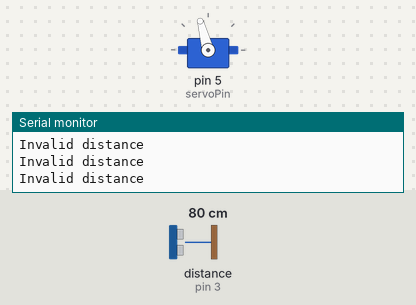
A sketch run on a simulated Arduino Uno, built with avr-gcc and run on an emulated ATmega328P. Shown: servo, the last lines printed to the serial monitor. Wiring (inferred from the names in the program): ultrasonic range finder: trigger pin 2; echo pin 3. The inputs (shaded band) are chosen by the test bench; at power-on: distance to the obstacle (sensor on pin 3) 80 cm. The echo pulse lasts 58.3 µs per cm.

Above: at 1.7 s.
1.8 s: distance to the obstacle (sensor on pin 3) set to 18 cm
4.8 s: distance to the obstacle (sensor on pin 3) set to 2 cm
At 6.0 s:
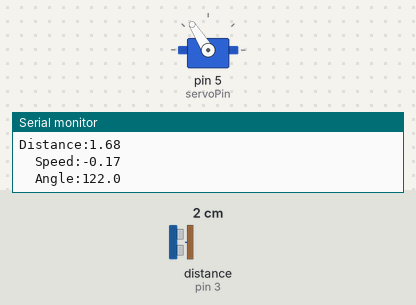
7.8 s: distance to the obstacle (sensor on pin 3) set to 35 cm
At 8.9 s:
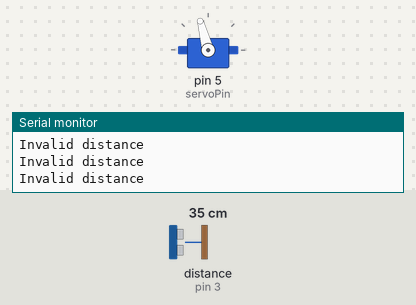
Timing chart, 0 to 10.8 s (numbered marks = the images above; inputs shaded):
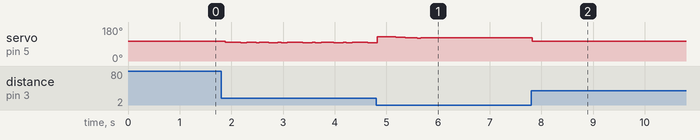

The sketch:

Advance4-2.ino
```cpp
#include <Servo.h>

Servo motor;

// 接腳
const int trigPin = 2;
const int echoPin = 3;
const int servoPin = 5;

// 馬達設定
const int horizontalAngle = 105;
const int maxAngleChange = 24;


// 速度每增加 1 cm/s，馬達修正多少度
float targetDistance = 13;
float positionGain = -1.5;  // 位置修正強度，先從這個值測試
float speedGain = -0.8;

// 如果控制方向相反，改成 -1
int direction = -1;

// 測距設定：依照軌道長度調整
const float minDistance = 0;
const float maxDistance = 24;
const unsigned long sampleInterval = 60;  // 毫秒

float distance = 0;
float lastDistance = 0;
float speed = 0;
float smoothSpeed = 0;
float angle = 90;

unsigned long lastSampleTime = 0;
unsigned long lastMeasureTime = 0;

bool firstMeasure = true;

// 用超音波量距離，單位 cm
float measureDistance() {
  digitalWrite(trigPin, LOW);
  delayMicroseconds(2);

  digitalWrite(trigPin, HIGH);
  delayMicroseconds(10);
  digitalWrite(trigPin, LOW);

  unsigned long echoTime = pulseIn(echoPin, HIGH, 10000);

  // 沒收到回波
  if (echoTime == 0) {
    return -1;
  }

  return echoTime * 0.0343 / 2;
}

void setup() {
  Serial.begin(115200);

  pinMode(trigPin, OUTPUT);
  pinMode(echoPin, INPUT);
  digitalWrite(trigPin, LOW);

  motor.attach(servoPin);
  motor.write(horizontalAngle);

  delay(500);
}

void loop() {
  unsigned long currentTime = millis();

  // 每隔約 60 ms 測量一次
  if (currentTime - lastSampleTime < sampleInterval) {
    return;
  }

  lastSampleTime = currentTime;

  distance = measureDistance();
  unsigned long measureTime = millis();

  // 距離無效時，回到水平並重新開始測量
  if (distance < minDistance || distance > maxDistance) {
    motor.write(horizontalAngle);
    firstMeasure = true;
    smoothSpeed = 0;

    Serial.println("Invalid distance");
    return;
  }

  // 第一次只有位置，還不能算速度
  if (firstMeasure) {
    lastDistance = distance;
    lastMeasureTime = measureTime;
    firstMeasure = false;

    motor.write(horizontalAngle);
    return;
  }

  // 經過的時間，換成秒
  float timePassed = (measureTime - lastMeasureTime) / 1000.0;

  if (timePassed <= 0) {
    return;
  }

  // 正值：遠離感測器；負值：靠近感測器
  speed = (distance - lastDistance) / timePassed;

  lastDistance = distance;
  lastMeasureTime = measureTime;

  // 平滑速度，減少量測雜訊造成的抖動
  smoothSpeed = 0.35 * speed + 0.65 * smoothSpeed;

  float controlSpeed = smoothSpeed;

  // 速度很小時視為停止
  if (abs(controlSpeed) < 1.0) {
    controlSpeed = 0;
  }

  // 反向傾斜，抵消球的速度
 float positionError = targetDistance - distance;

 float angleChange = direction * (
  positionGain * positionError - speedGain * controlSpeed
 );

  if (abs(positionError) < 1.5 &&
      abs(smoothSpeed) < 1) {
    angleChange = 0;
  }

  angleChange = constrain(
    angleChange,
    -float(maxAngleChange),
    float(maxAngleChange)
  );

  angle = horizontalAngle + angleChange;
  motor.write(int(angle + 0.5));

  // Serial Monitor / Plotter 選擇 115200 baud
  Serial.print("Distance:");
  Serial.println(distance, 2);

  Serial.print("\tSpeed:");
  Serial.println(smoothSpeed, 2);

  Serial.print("\tAngle:");
  Serial.println(angle, 1);
}
```

Measured:
- after the input at 7.8 s, servo on pin 5 (servoPin): 122° → 105° at once
